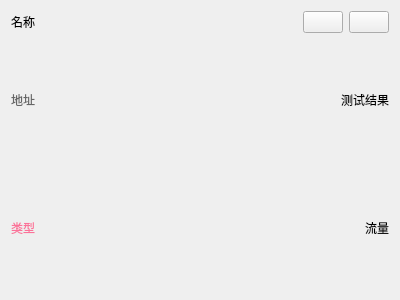
<?xml version="1.0" encoding="UTF-8"?>
<ui version="4.0">
 <class>ProxyItem</class>
 <widget class="QWidget" name="ProxyItem">
  <property name="geometry">
   <rect>
    <x>0</x>
    <y>0</y>
    <width>400</width>
    <height>300</height>
   </rect>
  </property>
  <property name="sizePolicy">
   <sizepolicy hsizetype="Minimum" vsizetype="Minimum">
    <horstretch>0</horstretch>
    <verstretch>0</verstretch>
   </sizepolicy>
  </property>
  <property name="windowTitle">
   <string notr="true"/>
  </property>
  <layout class="QVBoxLayout" name="verticalLayout_2">
   <item>
    <layout class="QHBoxLayout" name="horizontalLayout_3">
     <item>
      <widget class="QLabel" name="name">
       <property name="sizePolicy">
        <sizepolicy hsizetype="Minimum" vsizetype="Preferred">
         <horstretch>0</horstretch>
         <verstretch>0</verstretch>
        </sizepolicy>
       </property>
       <property name="text">
        <string notr="true">名称</string>
       </property>
      </widget>
     </item>
     <item>
      <widget class="QPushButton" name="change">
       <property name="sizePolicy">
        <sizepolicy hsizetype="Maximum" vsizetype="Fixed">
         <horstretch>0</horstretch>
         <verstretch>0</verstretch>
        </sizepolicy>
       </property>
       <property name="icon">
        <iconset resource="../../res/Throne.qrc">
         <normaloff>:/icon/material/swap-horizontal.png</normaloff>:/icon/material/swap-horizontal.png</iconset>
       </property>
      </widget>
     </item>
     <item>
      <widget class="QPushButton" name="remove">
       <property name="sizePolicy">
        <sizepolicy hsizetype="Maximum" vsizetype="Fixed">
         <horstretch>0</horstretch>
         <verstretch>0</verstretch>
        </sizepolicy>
       </property>
       <property name="icon">
        <iconset resource="../../res/Throne.qrc">
         <normaloff>:/icon/material/delete.png</normaloff>:/icon/material/delete.png</iconset>
       </property>
      </widget>
     </item>
    </layout>
   </item>
   <item>
    <layout class="QHBoxLayout" name="horizontalLayout">
     <item>
      <widget class="QLabel" name="address">
       <property name="sizePolicy">
        <sizepolicy hsizetype="Maximum" vsizetype="Preferred">
         <horstretch>0</horstretch>
         <verstretch>0</verstretch>
        </sizepolicy>
       </property>
       <property name="styleSheet">
        <string notr="true">color: rgb(102, 102, 102);</string>
       </property>
       <property name="text">
        <string notr="true">地址</string>
       </property>
      </widget>
     </item>
     <item>
      <widget class="QLabel" name="test_result">
       <property name="sizePolicy">
        <sizepolicy hsizetype="Minimum" vsizetype="Preferred">
         <horstretch>0</horstretch>
         <verstretch>0</verstretch>
        </sizepolicy>
       </property>
       <property name="text">
        <string notr="true">测试结果</string>
       </property>
       <property name="alignment">
        <set>Qt::AlignRight|Qt::AlignTrailing|Qt::AlignVCenter</set>
       </property>
      </widget>
     </item>
    </layout>
   </item>
   <item>
    <layout class="QHBoxLayout" name="horizontalLayout_2">
     <item>
      <widget class="QLabel" name="type">
       <property name="sizePolicy">
        <sizepolicy hsizetype="Maximum" vsizetype="Preferred">
         <horstretch>0</horstretch>
         <verstretch>0</verstretch>
        </sizepolicy>
       </property>
       <property name="styleSheet">
        <string notr="true">color: rgb(251, 114, 153);</string>
       </property>
       <property name="text">
        <string notr="true">类型</string>
       </property>
      </widget>
     </item>
     <item>
      <widget class="QLabel" name="traffic">
       <property name="sizePolicy">
        <sizepolicy hsizetype="Minimum" vsizetype="Preferred">
         <horstretch>0</horstretch>
         <verstretch>0</verstretch>
        </sizepolicy>
       </property>
       <property name="text">
        <string notr="true">流量</string>
       </property>
       <property name="alignment">
        <set>Qt::AlignRight|Qt::AlignTrailing|Qt::AlignVCenter</set>
       </property>
      </widget>
     </item>
    </layout>
   </item>
  </layout>
 </widget>
 <resources>
  <include location="../../res/Throne.qrc"/>
 </resources>
 <connections/>
</ui>
